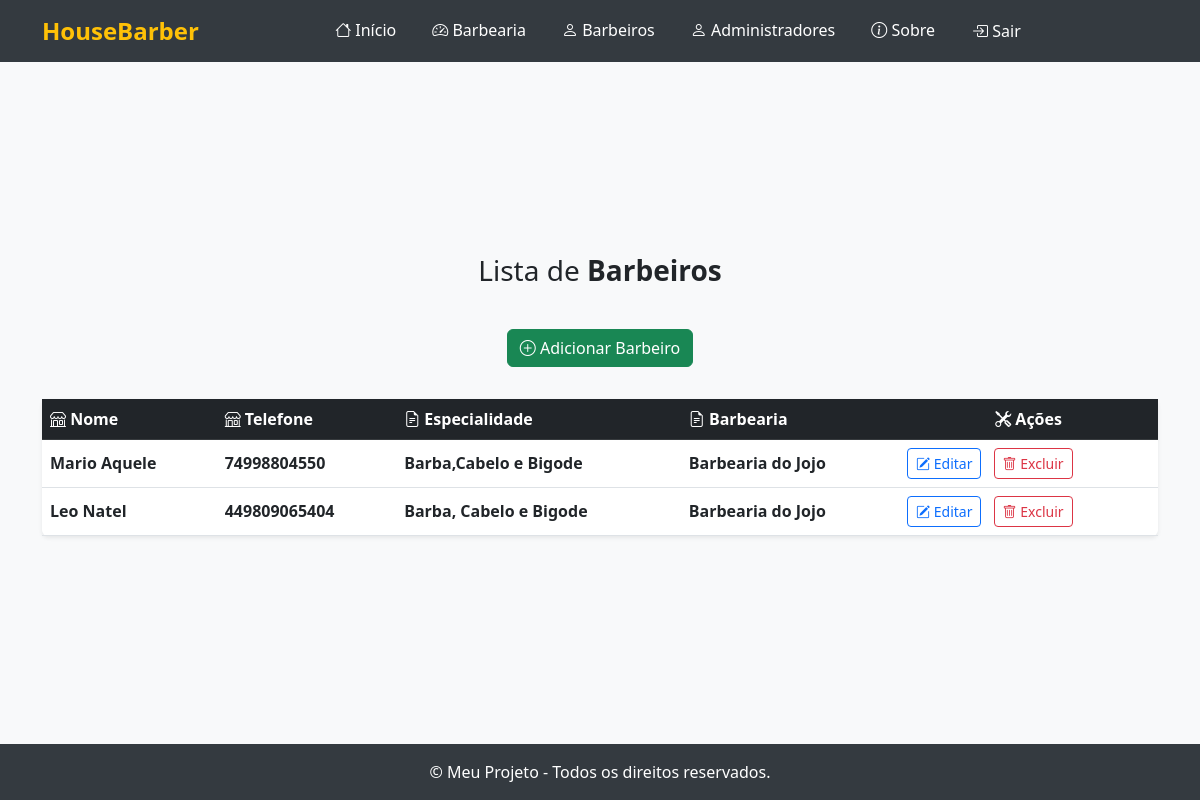
Page /listar/barbeiros/ (signed in) on the committed database.
### cadastros/models.py (models this page shows, shortened)
class Barbeiro(models.Model):
    nome = models.CharField(max_length=255, help_text="Nome do barbeiro")
    telefone = models.CharField(max_length=20, help_text="Telefone do barbeiro")
    especialidade = models.CharField(max_length=100, help_text="Especialidade do barbeiro")
    ativo = models.BooleanField(default=True, help_text="Indica se o barbeiro está ativo")
    barbearia = models.ForeignKey(Barbearia, on_delete=models.CASCADE, related_name='barbeiros', help_text="Barbearia onde trabalha")
    usuario = models.ForeignKey(User, on_delete=models.CASCADE, related_name='barbeiro_usuario', help_text="Usuário responsável pelo barbeiro")

class Barbearia(models.Model):
    nome_fantasia = models.CharField(max_length=255, help_text="Nome fantasia da barbearia")
    razao_social = models.CharField(max_length=255, help_text="Razão social da barbearia")
    cnpj = models.CharField(max_length=18, help_text="CNPJ da barbearia")
    telefone = models.CharField(max_length=20, help_text="Telefone de contato da barbearia")
    email = models.EmailField(help_text="E-mail da barbearia")
    endereco = models.OneToOneField(Endereco, on_delete=models.CASCADE, related_name='barbearia', help_text="Endereço da barbearia")
    usuario = models.ForeignKey(User, on_delete=models.CASCADE, related_name='usuario_barbearia', help_text="Usuário responsável pela barbearia")
    def __str__(self):
        return self.nome_fantasia

### cadastros/views.py (the view)
# urls.py: path('listar/barbeiros/', BarbeiroListView.as_view(), name='barbeiro-lista'),
class BarbeiroListView(LoginRequiredMixin, ListView):
    login_url = reverse_lazy('login')
    model = Barbeiro
    template_name = 'listas/barbeiro.html'
    context_object_name = 'barbeiros'
    def get_queryset(self):
        return Barbeiro.objects.filter(usuario=self.request.user)

### cadastros/templates/listas/barbeiro.html (shortened to what this page needs)
{% extends "paginas/modelo.html" %}
{% block conteudo %}
<h3>
    Lista de <b>Barbeiros</b>
</h3>
<div class="d-flex justify-content-center mb-3">
    <a class="btn btn-success mb-3" href="{% url 'cadastrar-barbeiro' %}">
        <i class="bi bi-plus-circle"></i> Adicionar Barbeiro
    </a>
</div>
<table class="table table-hover align-middle shadow-sm rounded bg-white">
    <thead class="table-dark">
        <tr>
            <th scope="col"><i class="bi bi-shop"></i> Nome</th>
            <th scope="col"><i class="bi bi-shop"></i> Telefone</th>
            <th scope="col"><i class="bi bi-file-earmark-text"></i> Especialidade</th>
            <th scope="col"><i class="bi bi-file-earmark-text"></i> Barbearia</th>
            <th scope="col" class="text-center"><i class="bi bi-tools"></i> Ações</th>
        </tr>
    </thead>
    <tbody>
        {% for object in object_list %}
            <tr>
                <td class="fw-semibold">{{ object.nome }}</td>
                <td class="fw-semibold">{{ object.telefone }}</td>
                <td class="fw-semibold">{{ object.especialidade }}</td>
                <td class="fw-semibold">{{ object.barbearia }}</td>
                <td>
                    <a class="btn btn-outline-primary btn-sm me-2" href="{% url 'editar-barbeiro' object.pk  %}">
                        <i class="bi bi-pencil-square"></i> Editar
                    </a>
                    <a class="btn btn-outline-danger btn-sm" href="{% url 'excluir-barbeiro' object.pk  %}">
                        <i class="bi bi-trash"></i> Excluir
                    </a>
                </td>
            </tr>
        {% empty %}
            <tr>
                <td colspan="3" class="text-center text-muted py-4">
                    <i class="bi bi-exclamation-circle"></i> Nenhum registro encontrado.
                </td>
            </tr>
        {% endfor %}
    </tbody>
</table>
{% endblock %}

### paginas/templates/paginas/modelo.html (style rules this page uses)
body { min-height: 100vh; display: flex; flex-direction: column; background: #f8f9fa; }

### rows in the picture
Barbeiro: nome "Mario Aquele", telefone "74998804550", especialidade "Barba,Cabelo e Bigode", barbearia "Barbearia do Jojo"
Barbeiro: nome "Leo Natel", telefone "449809065404", especialidade "Barba, Cabelo e Bigode", barbearia "Barbearia do Jojo"
